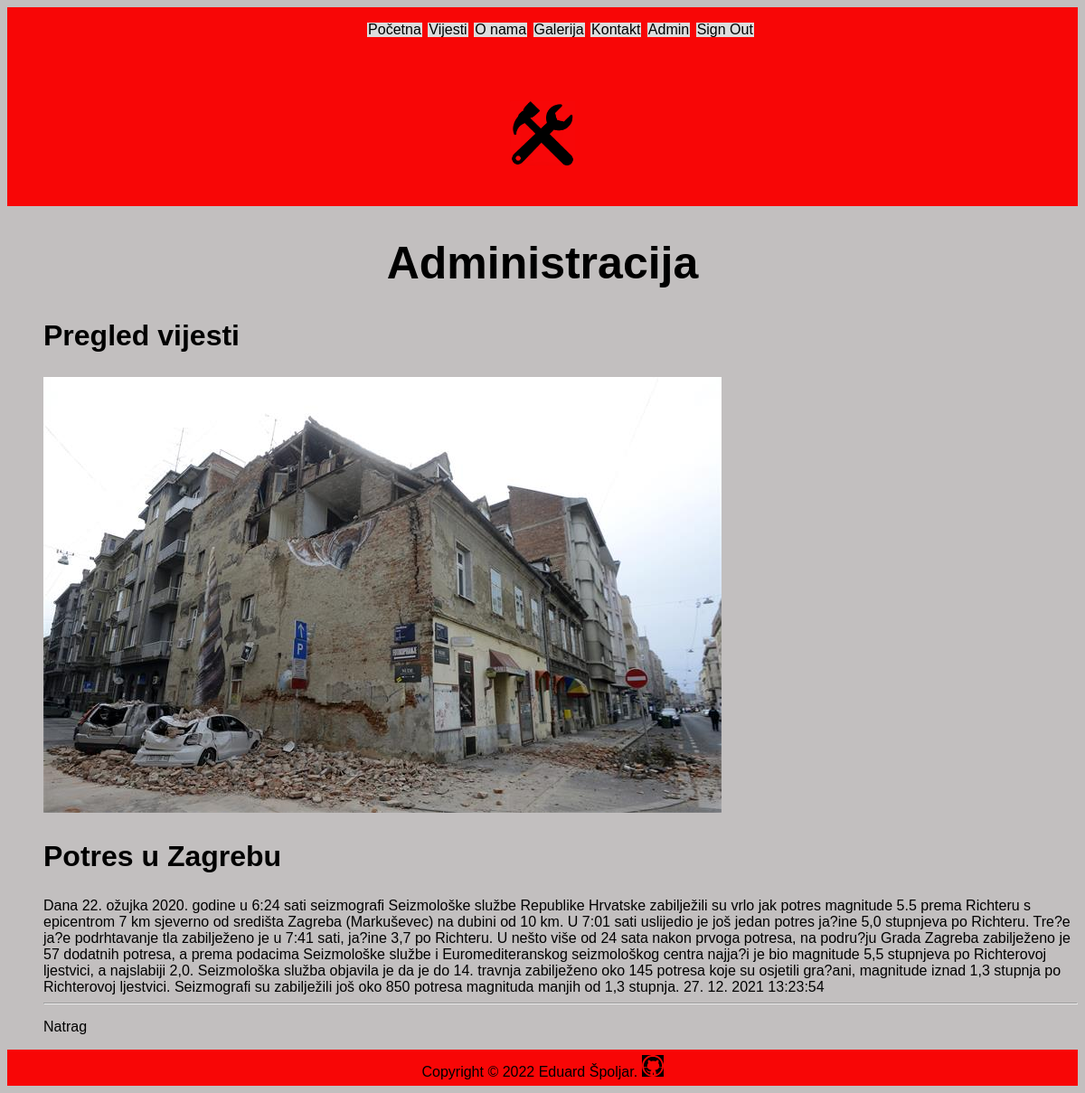
The app's page /index.php?menu=8&action=2&id=3 (signed in) with its own data.
### tables this page shows
CREATE TABLE `news` (
  `id` int(11) NOT NULL,
  `title` varchar(255) NOT NULL,
  `description` text NOT NULL,
  `date` timestamp NOT NULL DEFAULT current_timestamp() ON UPDATE current_timestamp(),
  `picture` varchar(255) NOT NULL,
  `archive` enum('Y','N') NOT NULL
);

### functions.php (called while the page is built)
<?php
	function pickerDateToMysql($pickerDate){
		$date = DateTime::createFromFormat('Y-m-d H:i:s', $pickerDate);
		return $date->format('d. m. Y H:i:s');
	}
?>

### admin/news.php (the view, shortened to what this page needs)
<?php
	if (isset($_GET['id']) && $_GET['id'] != '') {
		$query  = "SELECT * FROM news";
		$query .= " WHERE id=".$_GET['id'];
		$query .= " ORDER BY date DESC";
		$result = @mysqli_query($MySQL, $query);
		$row = @mysqli_fetch_array($result);
		print '
		<h2>Pregled vijesti</h2>
		<div class="news">
			<img src="img/' . $row['picture'] . '" alt="' . $row['title'] . '" title="' . $row['title'] . '">
			<h2>' . $row['title'] . '</h2>
			' . $row['description'] . '
			<time datetime="' . $row['date'] . '">' . pickerDateToMysql($row['date']) . '</time>
			<hr>
		</div>
		<p><a href="index.php?menu='.$menu.'&amp;action='.$action.'">Natrag</a></p>';
	}
?>

### style.css (style rules this page uses)
body { background-color: rgb(194, 191, 191); font-family: Arial, Helvetica, sans-serif; }
h2 { color: #000; font-family: Arial, Helvetica, sans-serif; text-align: left; font-size: 32px; }
p { font-family: Arial, Helvetica, sans-serif; }
a, a:visited { text-decoration: none; color: #000; }

### records on screen
news: picture (picture), title "Potres u Zagrebu", description "Dana 22. ožujka 2020. godine u 6:24 sati seizmografi Seizmološke službe Republike Hrvatske zabilježili su vrlo jak potres magnitude 5.5 prema Richteru s epicentrom 7 km sjeverno od središta Zagreba (Markuševec) na dubini od 10 km. U 7:01 sati uslijedio je još jedan potres ja?ine 5,0 stupnjeva po Richteru. Tre?e ja?e podrhtavanje tla zabilježeno je u 7:41 sati, ja?ine 3,7 po Richteru. U nešto više od 24 sata nakon prvoga potresa, na podru?ju Grada Zagreba zabilježeno je 57 dodatnih potresa, a prema podacima Seizmološke službe i Euromediteranskog seizmološkog centra najja?i je bio magnitude 5,5 stupnjeva po Richterovoj ljestvici, a najslabiji 2,0. Seizmološka služba objavila je da je do 14.…", date "27. 12. 2021 13:23:54"
